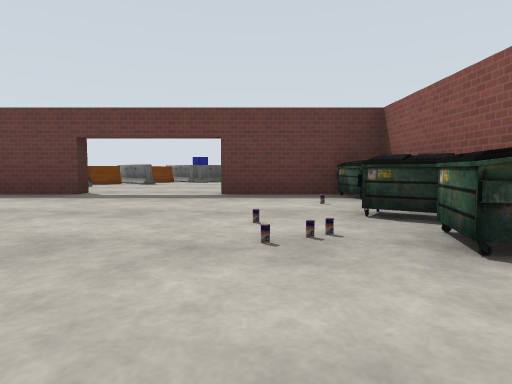
[1] (above)

13 first-person views from a walk through a world built for the Gazebo simulator. The camera is 0.9 m above the floor, tilts 4° down and sees 75° across. The floor is counted in squares, 2.5 m on a side. Each view is taken from the middle of a square. On the plan, view 1 faces up. The plan holds only what a view shows up to about 9 squares ahead; the rest is blank. The place goes on beyond the plan. The robots in the file are not drawn. Simple patterns stand in for the simulator's built-in surfaces.

[2]
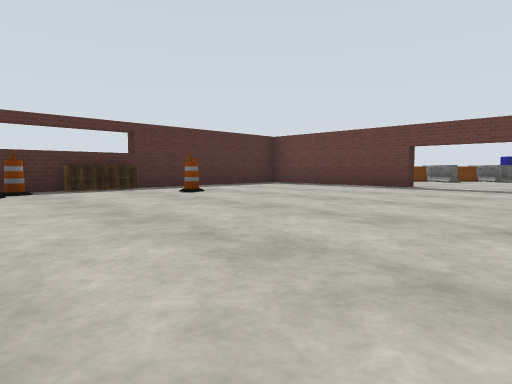

[3]
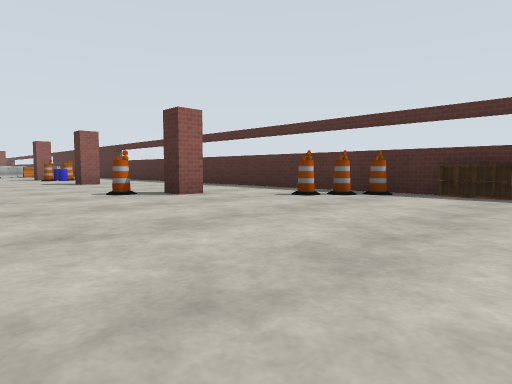

[4]
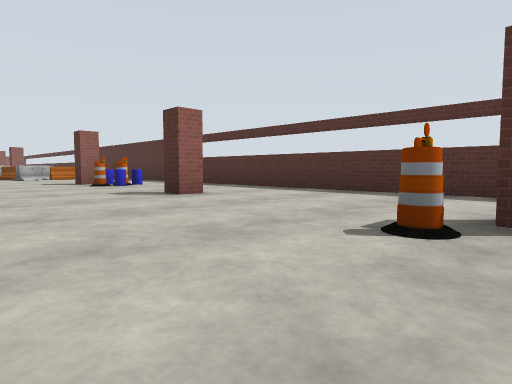

[5]
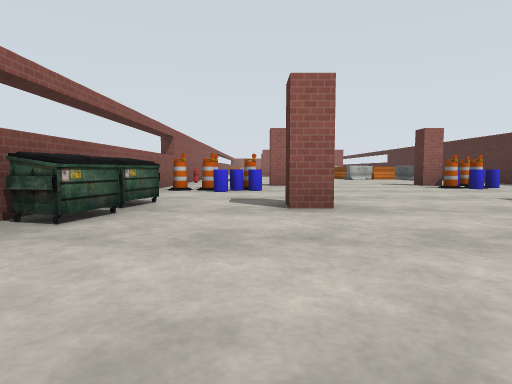

[6]
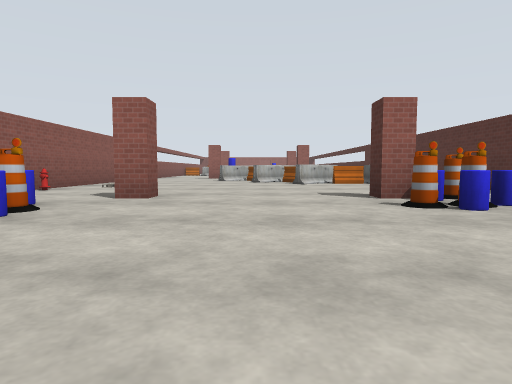

[7]
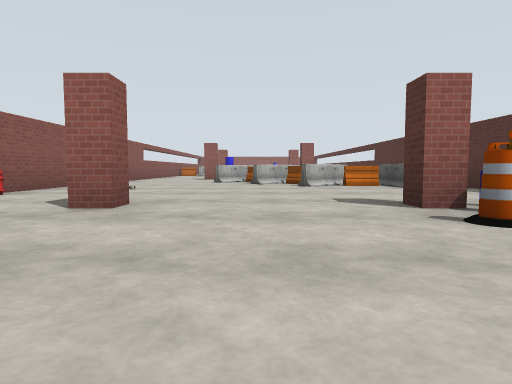

[8]
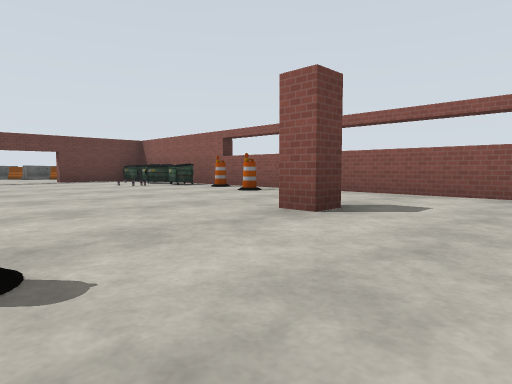

[9]
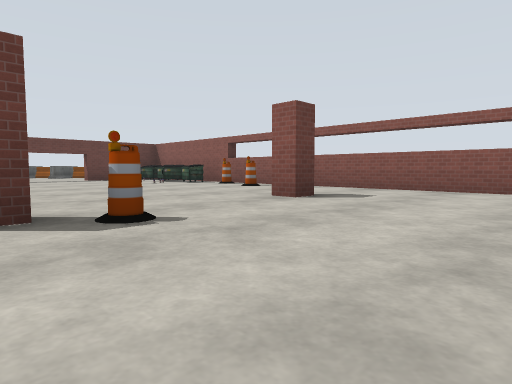

[10]
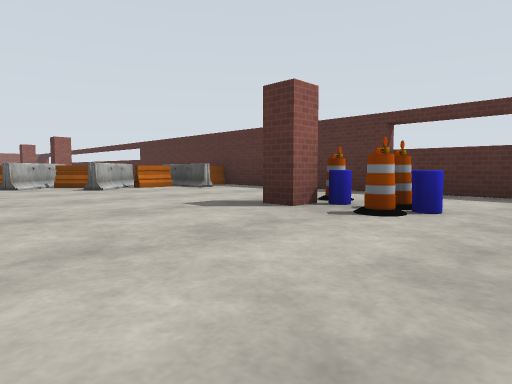

[11]
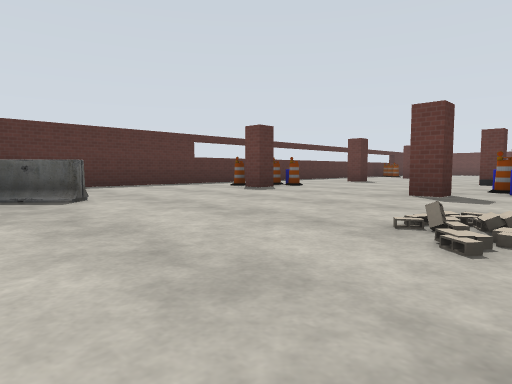

[12]
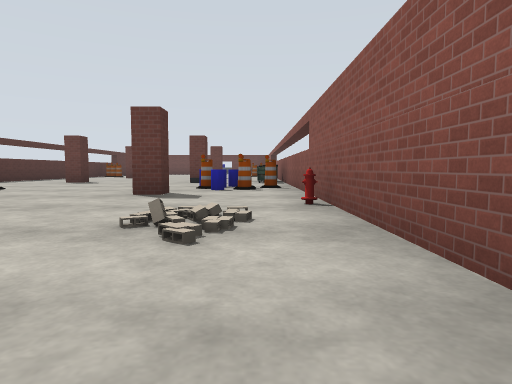

[13]
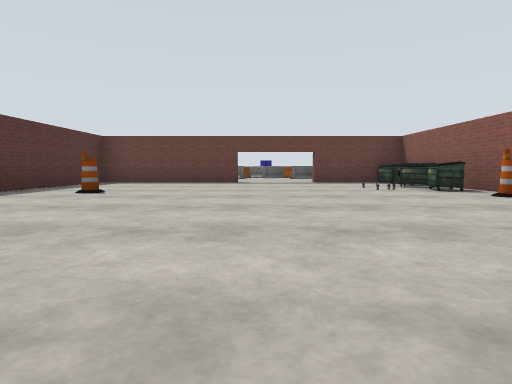

### Floor plan
Points are (right, up) in squares from view 1. A wall is a line through its corners. A room is listed if a view was taken in it or the views show most of it. See-through windows are left out.
Room 1 (views 1, 2, 3, 4, 5, 6, 7, 8, 9, 10, 11, 12, 13)
walls: (-4, -7) (-3.5, -7) (-3.5, -7.4) (-4, -7.4); (-4, -3) (-3.5, -3) (-3.5, -3.5); (-0.2, -3.4) (-0.7, -3.4) (-0.7, -3); (-6, -1.4) (-6, -16.5); (-2.4, 4.7) (-6, 4.7) (-6, 1.4); (1.8, -15.9) (1.8, 4.7) (-0.5, 4.7)
ways out: open door at (-1.5, 5)
objects: barrel (-6, -1); cabinet (-6, 0); cabinet (-6, 1); barrier (-5, -16) to (-2, -15); other object (-5, -10); barrel (-5, -2); barrel (-5, -1); barrel (-5, 1); barrel (-4, -11); barrel (-4, -10); other object (-3, -11); other object (-3, -10); barrel (-3, -4); other object (-1, -10); other object (-1, -8); other object (0, -14); other object (0, -13); barrel (0, -10); other object (0, -9); other object (0, 2); other object (1, -14); barrel (1, -10); other object (1, -9); dumpster (1, -7); barrel (1, -1); barrel (1, 0); dumpster (1, 2); other object (1, 3); dumpster (1, 4); fire hydrant (2, -13)

Where each view was taken, in squares from view 1:
view 1: 0 up, 0 right, facing up
view 2: 2 down, 0 right, facing up-left
view 3: 1 up, 1 left, facing down-left
view 4: 3 down, 1 left, facing down-left
view 5: 4 down, 0 right, facing down
view 6: 7 down, 2 left, facing down
view 7: 8 down, 2 left, facing down
view 8: 5 down, 3 left, facing up-right
view 9: 6 down, 4 left, facing up-right
view 10: 9 down, 1 left, facing down-left
view 11: 16 down, 1 right, facing up-left
view 12: 16 down, 1 right, facing up
view 13: 4 down, 2 left, facing up
